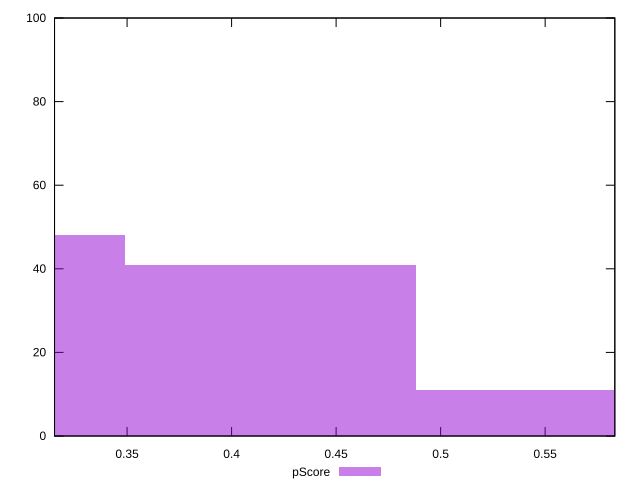

The script that saved this image:
reset

$pScore <<EOF
0.2790460634133888 48
0.41856909512008317 41
0.5580921268267776 11
EOF

set key outside below
set boxwidth 0.1395230317066944
set xrange [0.31529411764705884:0.5833333333333334]
set yrange [0:100]
set trange [0:100]
set style fill transparent solid 0.5 noborder
set terminal svg size 640, 490 enhanced background rgb 'white'
set output "report_00015_2021-02-09T16-11-33.973Z/unused-javascript/samples/pages+cached+noadtech+nomedia/pScore/histogram.svg"

plot $pScore title "pScore" with boxes

reset
